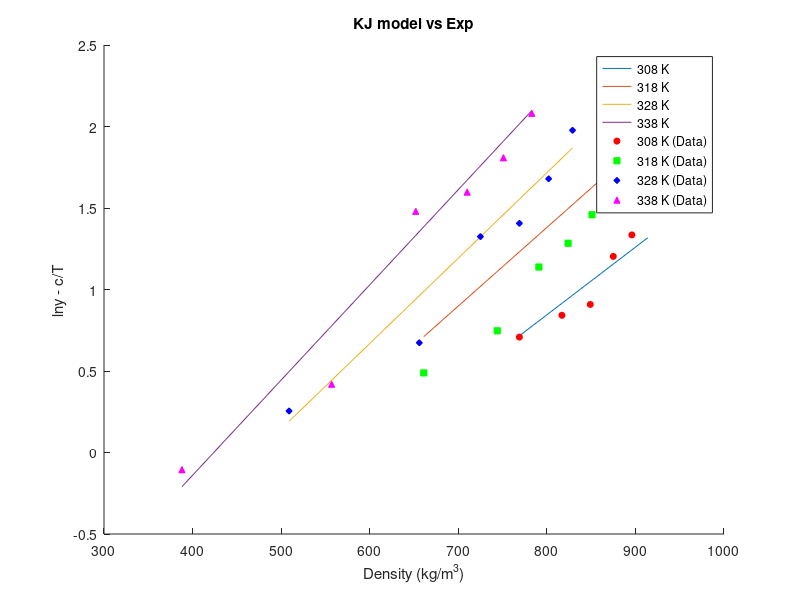
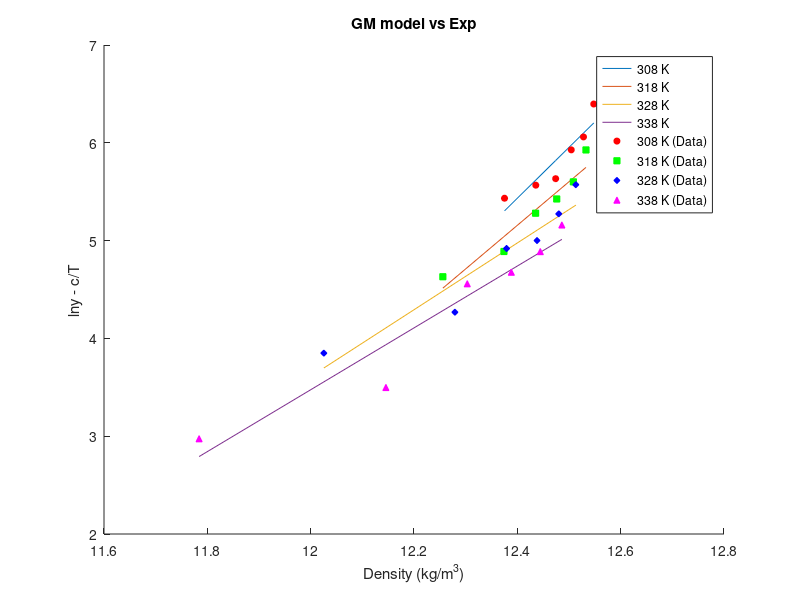
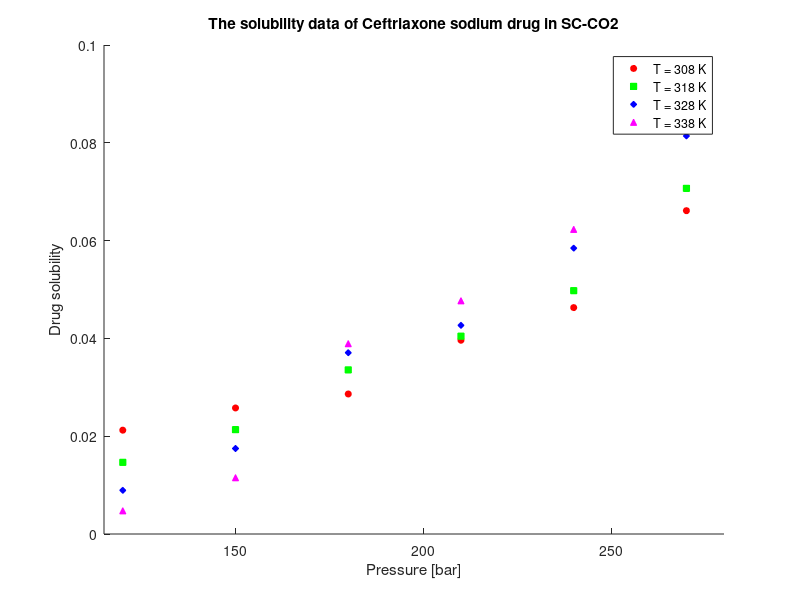

Here is the MATLAB script that generated these plots, in order: (Note: this script raises an error after producing the figures.)
clear;
% SC CO2 Thermo info
T_c_CO2 = 304.18;       % Critical Temp [Kelvin]
P_c_CO2 = 73.8;         % Critical Pressure [bar]
omega_CO2 = 0.225;      % Omega [-]

% Drug Thermo info
T_c_drug = 1149.5;      % Critical Temp [Kelvin]
P_c_drug = 10.57;       % Critical Pressure [bar]
omega_drug = 2.0964;    % Omega [-]

% Genral info
T = [308 318 328 338];              % Temp range

k_ij = [0.103 0.117 0.126 0.134];   % Binary interaction parameter for PR/KM EoS
R = 8.314;                          % Gas Constant [J/mol·K]

Mw_drug = 598.5;
Mw_CO2 = 44.01;
Mw_methanol = 32.04;

P = [120 150 180 210 240 270];                      % Pressure [bar]

rho_CO2 =   [769 817 849 875 896 914;
            661 744 791 824 851 872;
            509 656 725 769 802 829;
            388 557 652 710 751 783];               % Density [kg/m3]

y_1 =   [2.03 2.32 2.48 3.33 3.80 5.32;
        1.63 2.11 3.12 3.61 4.30 5.96;
        1.29 1.96 3.76 4.08 5.36 7.22;
        0.90 1.52 4.39 4.94 6.10 8.01]/10^6;        % mole fraction

y_b =   [2.03 2.32 2.48 3.33 3.80 5.32;
        1.63 2.11 3.12 3.61 4.30 5.96;
        1.29 1.96 3.76 4.08 5.36 7.22;
        0.90 1.52 4.39 4.94 6.10 8.01];        % mole fraction

S = zeros(4,6);
for j=1:4
    for i=1:6
        S(j,i) = (rho_CO2(j,i) * y_1(j,i) * Mw_drug)/(Mw_CO2 * (1 - y_1(j,i)));
    end
end
% S = S*100;
% C_drug = [0.021 0.026 0.029 0.039 0.046 0.066];     % solubility or concentration [g/L]


y_a = y_b/10^6;

ln_y_b = log(y_b);
ln_y_a = log(y_a);

% KJ Model info
a_KJ = -2.4761;
b_KJ = [0.0041509,0.0048209,0.0052409,0.0058409];
c_KJ = -4550.5306;

ln_y_KJ = zeros(4,6);
ln_y_KJ_cT = zeros(4,6);

for n=1:4
    for i=1:6
        ln_y_KJ(n,i) = a_KJ + b_KJ(n)*rho_CO2(n,i) + c_KJ/T(n);
        ln_y_KJ_cT(n,i) = ln_y_KJ(n,i) - c_KJ/T(n);

    end
end

figure(1);
hold on;

% Plot lines
plot(rho_CO2(1,:), ln_y_KJ_cT(1,:), 'DisplayName', '308 K');
plot(rho_CO2(2,:), ln_y_KJ_cT(2,:), 'DisplayName', '318 K');
plot(rho_CO2(3,:), ln_y_KJ_cT(3,:), 'DisplayName', '328 K');
plot(rho_CO2(4,:), ln_y_KJ_cT(4,:), 'DisplayName', '338 K');

% Scatter points
scatter(rho_CO2(1,:), ln_y_b(1,:), 20, 'r', 'o', 'MarkerFaceColor', 'r', 'DisplayName', '308 K (Data)');
scatter(rho_CO2(2,:), ln_y_b(2,:), 20, 'g', 's', 'MarkerFaceColor', 'g', 'DisplayName', '318 K (Data)');
scatter(rho_CO2(3,:), ln_y_b(3,:), 20, 'b', 'd', 'MarkerFaceColor', 'b', 'DisplayName', '328 K (Data)');
scatter(rho_CO2(4,:), ln_y_b(4,:), 20, 'm', '^', 'MarkerFaceColor', 'm', 'DisplayName', '338 K (Data)');

xlabel('Density (kg/m^3)');
ylabel('lny - c/T');

legend('Location', 'best');
title('KJ model vs Exp');



% GM Model info
a_GM = [-59.074,-50.113,-37.359,-34.48];
b_GM = -5710.4987;
c_GM = [5.2022,4.4572,3.4141,3.1629];

ln_y_GM = zeros(4,6);
y_axis = zeros(4,6);
x_axis = zeros(4,6);

y_GM = zeros(4,6);
for n=1:4
    for i=1:6
        ln_y_GM(n,i) = a_GM(n) + b_GM/T(n) + c_GM(n)*log(rho_CO2(n,i)*T(n));
        y_axis(n,i) = ln_y_GM(n,i) - b_GM/T(n);
        x_axis(n,i) = log(rho_CO2(n,i)*T(n));
        y_GM(n,i) = ln_y_a(n,i) - b_GM/T(n);
    end
end 

figure(2);
hold on;

% Plot lines
plot(x_axis(1,:), y_axis(1,:), 'DisplayName', '308 K');
plot(x_axis(2,:), y_axis(2,:), 'DisplayName', '318 K');
plot(x_axis(3,:), y_axis(3,:), 'DisplayName', '328 K');
plot(x_axis(4,:), y_axis(4,:), 'DisplayName', '338 K');

% Scatter points
scatter(x_axis(1,:), y_GM(1,:), 20, 'r', 'o', 'MarkerFaceColor', 'r', 'DisplayName', '308 K (Data)');
scatter(x_axis(2,:), y_GM(2,:), 20, 'g', 's', 'MarkerFaceColor', 'g', 'DisplayName', '318 K (Data)');
scatter(x_axis(3,:), y_GM(3,:), 20, 'b', 'd', 'MarkerFaceColor', 'b', 'DisplayName', '328 K (Data)');
scatter(x_axis(4,:), y_GM(4,:), 20, 'm', '^', 'MarkerFaceColor', 'm', 'DisplayName', '338 K (Data)');

xlabel('Density (kg/m^3)');
ylabel('lny - c/T');

legend('Location', 'best');
title('GM model vs Exp');


figure(3);
hold on;
scatter(P, S(1,:), 20, 'r', 'o', 'MarkerFaceColor', 'r');  
scatter(P, S(2,:), 20, 'g', 's', 'MarkerFaceColor', 'g');  
scatter(P, S(3,:), 20, 'b', 'd', 'MarkerFaceColor', 'b');  
scatter(P, S(4,:), 20, 'm', '^', 'MarkerFaceColor', 'm');  

xlabel('Pressure [bar]');
ylabel('Drug solubility');
title('The solubility data of Ceftriaxone sodium drug in SC-CO2');

legend('T = 308 K', 'T = 318 K', 'T = 328 K', 'T = 338 K');
xlim([115 280]);
ytickformat('%.2f');

figure(2);
hold on;
scatter(P, y_b(1,:), 20, 'r', 'o', 'MarkerFaceColor', 'r');
scatter(P, y_b(2,:), 20, 'g', 's', 'MarkerFaceColor', 'g');  
scatter(P, y_b(3,:), 20, 'b', 'd', 'MarkerFaceColor', 'b');  
scatter(P, y_b(4,:), 20, 'm', '^', 'MarkerFaceColor', 'm');  

xlabel('Pressure [bar]');
ylabel('Drug solubility');
title('The solubility data of Ceftriaxone sodium drug in SC-CO2');

legend('T = 308 K', 'T = 318 K', 'T = 328 K', 'T = 338 K');
xlim([115 280]);
ytickformat('%.2f');
yticks(0.4:1:8.4);

figure(3)
hold on;
scatter(rho_CO2(1,:), S(1,:), 20, 'r', 'o', 'MarkerFaceColor', 'r');
scatter(rho_CO2(2,:), S(2,:), 20, 'g', 's', 'MarkerFaceColor', 'g');
scatter(rho_CO2(3,:), S(3,:), 20, 'b', 'd', 'MarkerFaceColor', 'b');
scatter(rho_CO2(4,:), S(4,:), 20, 'm', '^', 'MarkerFaceColor', 'm');

xlabel('Density [kg/m3]');
ylabel('Drug solubility');
title('The solubility data of Ceftriaxone sodium drug in SC-CO2');

legend('T = 308 K', 'T = 318 K', 'T = 328 K', 'T = 338 K');
xlim([260 960]);

figure(4)
hold on;
scatter(rho_CO2(1,:), y_b(1,:), 20, 'r', 'o', 'MarkerFaceColor', 'r');
scatter(rho_CO2(2,:), y_b(2,:), 20, 'g', 's', 'MarkerFaceColor', 'g');
scatter(rho_CO2(3,:), y_b(3,:), 20, 'b', 'd', 'MarkerFaceColor', 'b');
scatter(rho_CO2(4,:), y_b(4,:), 20, 'm', '^', 'MarkerFaceColor', 'm');

xlabel('Density [kg/m3]');
ylabel('Drug solubility');
title('The solubility data of Ceftriaxone sodium drug in SC-CO2');

legend('T = 308 K', 'T = 318 K', 'T = 328 K', 'T = 338 K');
xlim([260 960]);
ytickformat('%.2f');
yticks(0.4:1:8.4);